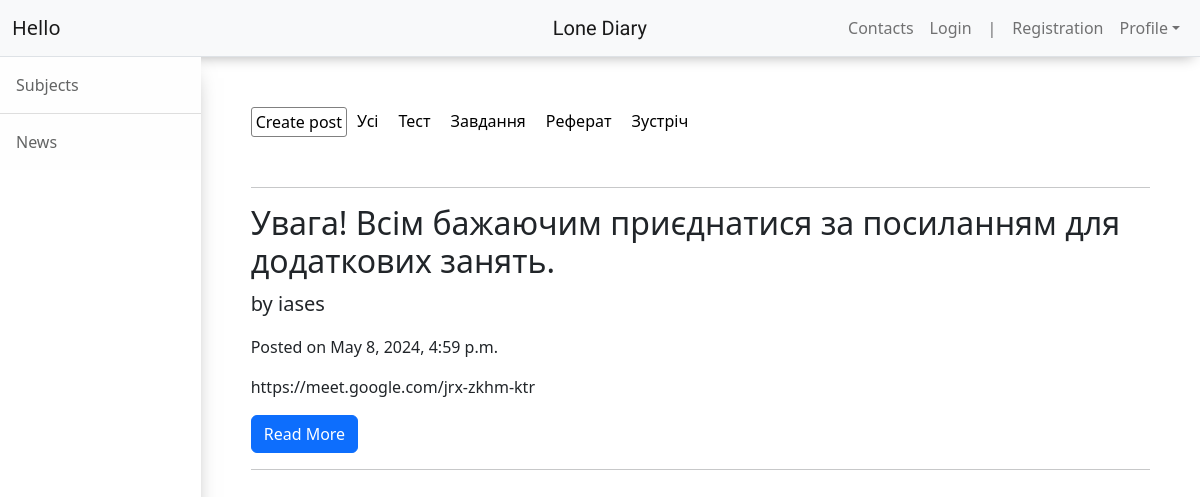
/posts/1?category=Зустріч, run on the app's committed database.
### mainsite/models.py (models this page shows, shortened)
class Category(models.Model):
    name = models.CharField(max_length=30, verbose_name="Назва")
    class Meta:
        verbose_name = "Категорія"
        verbose_name_plural = "Категорії"

class Lesson(models.Model):
    course = models.ForeignKey(Course, on_delete=models.CASCADE, verbose_name="Курс", null=True)
    title = models.CharField(max_length=90, verbose_name="Заголовок")
    content = models.TextField(verbose_name="Опис")
    published_date = models.DateTimeField(auto_created=True, verbose_name="Дата")
    category = models.ForeignKey(Category, on_delete=models.CASCADE, verbose_name="Категорія")
    user = models.ForeignKey(settings.AUTH_USER_MODEL, on_delete=models.CASCADE, verbose_name="Автор")
    class Meta:
        verbose_name = "Урок"
        verbose_name_plural = "Уроки"

### mainsite/views.py (the view)
# urls.py: path('posts/<int:course_id>', views.posts, name='posts'),
def posts(request, course_id):
    course = Course.objects.get(pk=course_id)
    posts = course.lesson_set.all()
    categories = Category.objects.all()
    selected_category = request.GET.get('category')
    if selected_category:
        posts = posts.filter(category__name=selected_category)
    context = {
        'course_title': course.title,
        'posts': posts,
        'course_id': course.id,
        'categories': categories,
    }
    return render(request, 'mainsite/subjects/posts.html', context)

### templates/mainsite/subjects/posts.html (shortened to what this page needs)
{% extends 'mainsite/base.html' %}
{% block content %}
<div class="main" style="display: flex;">
    {% include 'mainsite/includes/sidebar_pupil.html' %}
    <div class="content" style="width: 90%; display: block; margin: 50px;">
        <div style="display: flex;">
            <a href="{% url 'add_post' course_id=course_id %}"
               style="text-decoration: none; color: black; border: 1px solid gray; padding: 2px 4px; border-radius: 3px;">Create
                post</a><a href="?" style="vertical-align: middle; text-decoration: none; color: black; padding: 2px 10px;">Усі</a>
                {% for category in categories %}
                    <a href="?category={{ category.name }}" style="vertical-align: middle; text-decoration: none; color: black; padding: 2px 10px;">{{ category.name }}</a>
                {% endfor %}
        </div>
        <div style="margin-top: 50px;">
            {% for post in posts %}
            <hr>
            <h2>{{post.title}}</h2>
            <p class="lead">by {{post.user}}</p>
            <p> Posted on {{ post.published_date }}</p>
            <p style="overflow: hidden; max-width: 185ch; white-space: nowrap; text-overflow: ellipsis;">{{ post.content }}</p>
            <a class="btn btn-primary" href="{% url 'post' title=post.title %}">Read More
            </a>
            <hr>
            {% endfor %}
        </div>
    </div>
</div>
{% endblock %}

### data on the page
Category: name "Тест"
Category: name "Завдання"
Category: name "Реферат"
Category: name "Зустріч"
Lesson: title "Увага! Всім бажаючим приєднатися за посиланням для додаткових занять.", user "iases", published_date "May 8, 2024, 4:59 p.m.", content "https://meet.google.com/jrx-zkhm-ktr"
